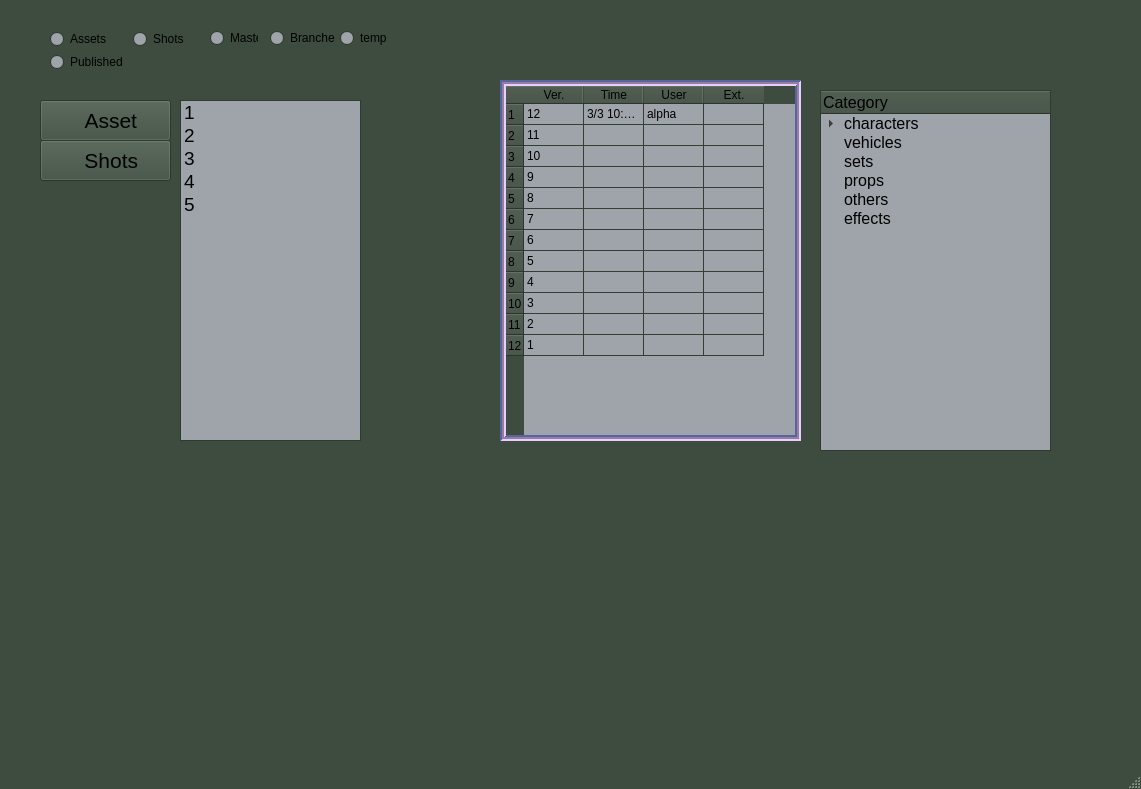
<?xml version="1.0" encoding="UTF-8"?>
<ui version="4.0">
 <class>MainWindow</class>
 <widget class="QMainWindow" name="MainWindow">
  <property name="geometry">
   <rect>
    <x>0</x>
    <y>0</y>
    <width>1141</width>
    <height>789</height>
   </rect>
  </property>
  <property name="palette">
   <palette>
    <active>
     <colorrole role="WindowText">
      <brush brushstyle="SolidPattern">
       <color alpha="255">
        <red>0</red>
        <green>0</green>
        <blue>0</blue>
       </color>
      </brush>
     </colorrole>
     <colorrole role="Button">
      <brush brushstyle="SolidPattern">
       <color alpha="255">
        <red>61</red>
        <green>76</green>
        <blue>63</blue>
       </color>
      </brush>
     </colorrole>
     <colorrole role="Light">
      <brush brushstyle="SolidPattern">
       <color alpha="255">
        <red>232</red>
        <green>205</green>
        <blue>255</blue>
       </color>
      </brush>
     </colorrole>
     <colorrole role="Midlight">
      <brush brushstyle="SolidPattern">
       <color alpha="255">
        <red>95</red>
        <green>134</green>
        <blue>135</blue>
       </color>
      </brush>
     </colorrole>
     <colorrole role="Dark">
      <brush brushstyle="SolidPattern">
       <color alpha="255">
        <red>85</red>
        <green>101</green>
        <blue>160</blue>
       </color>
      </brush>
     </colorrole>
     <colorrole role="Mid">
      <brush brushstyle="SolidPattern">
       <color alpha="255">
        <red>151</red>
        <green>125</green>
        <blue>160</blue>
       </color>
      </brush>
     </colorrole>
     <colorrole role="Text">
      <brush brushstyle="SolidPattern">
       <color alpha="255">
        <red>0</red>
        <green>0</green>
        <blue>0</blue>
       </color>
      </brush>
     </colorrole>
     <colorrole role="ButtonText">
      <brush brushstyle="SolidPattern">
       <color alpha="255">
        <red>0</red>
        <green>0</green>
        <blue>0</blue>
       </color>
      </brush>
     </colorrole>
     <colorrole role="Base">
      <brush brushstyle="SolidPattern">
       <color alpha="255">
        <red>158</red>
        <green>164</green>
        <blue>170</blue>
       </color>
      </brush>
     </colorrole>
     <colorrole role="Window">
      <brush brushstyle="SolidPattern">
       <color alpha="255">
        <red>61</red>
        <green>76</green>
        <blue>63</blue>
       </color>
      </brush>
     </colorrole>
    </active>
    <inactive>
     <colorrole role="WindowText">
      <brush brushstyle="SolidPattern">
       <color alpha="255">
        <red>0</red>
        <green>0</green>
        <blue>0</blue>
       </color>
      </brush>
     </colorrole>
     <colorrole role="Button">
      <brush brushstyle="SolidPattern">
       <color alpha="255">
        <red>61</red>
        <green>76</green>
        <blue>63</blue>
       </color>
      </brush>
     </colorrole>
     <colorrole role="Light">
      <brush brushstyle="SolidPattern">
       <color alpha="255">
        <red>232</red>
        <green>205</green>
        <blue>255</blue>
       </color>
      </brush>
     </colorrole>
     <colorrole role="Midlight">
      <brush brushstyle="SolidPattern">
       <color alpha="255">
        <red>159</red>
        <green>224</green>
        <blue>227</blue>
       </color>
      </brush>
     </colorrole>
     <colorrole role="Dark">
      <brush brushstyle="SolidPattern">
       <color alpha="255">
        <red>85</red>
        <green>101</green>
        <blue>160</blue>
       </color>
      </brush>
     </colorrole>
     <colorrole role="Mid">
      <brush brushstyle="SolidPattern">
       <color alpha="255">
        <red>151</red>
        <green>125</green>
        <blue>160</blue>
       </color>
      </brush>
     </colorrole>
     <colorrole role="Text">
      <brush brushstyle="SolidPattern">
       <color alpha="255">
        <red>0</red>
        <green>0</green>
        <blue>0</blue>
       </color>
      </brush>
     </colorrole>
     <colorrole role="ButtonText">
      <brush brushstyle="SolidPattern">
       <color alpha="255">
        <red>0</red>
        <green>0</green>
        <blue>0</blue>
       </color>
      </brush>
     </colorrole>
     <colorrole role="Base">
      <brush brushstyle="SolidPattern">
       <color alpha="255">
        <red>158</red>
        <green>164</green>
        <blue>170</blue>
       </color>
      </brush>
     </colorrole>
     <colorrole role="Window">
      <brush brushstyle="SolidPattern">
       <color alpha="255">
        <red>61</red>
        <green>76</green>
        <blue>63</blue>
       </color>
      </brush>
     </colorrole>
    </inactive>
    <disabled>
     <colorrole role="WindowText">
      <brush brushstyle="SolidPattern">
       <color alpha="255">
        <red>85</red>
        <green>101</green>
        <blue>160</blue>
       </color>
      </brush>
     </colorrole>
     <colorrole role="Button">
      <brush brushstyle="SolidPattern">
       <color alpha="255">
        <red>61</red>
        <green>76</green>
        <blue>63</blue>
       </color>
      </brush>
     </colorrole>
     <colorrole role="Light">
      <brush brushstyle="SolidPattern">
       <color alpha="255">
        <red>232</red>
        <green>205</green>
        <blue>255</blue>
       </color>
      </brush>
     </colorrole>
     <colorrole role="Midlight">
      <brush brushstyle="SolidPattern">
       <color alpha="255">
        <red>159</red>
        <green>224</green>
        <blue>227</blue>
       </color>
      </brush>
     </colorrole>
     <colorrole role="Dark">
      <brush brushstyle="SolidPattern">
       <color alpha="255">
        <red>85</red>
        <green>101</green>
        <blue>160</blue>
       </color>
      </brush>
     </colorrole>
     <colorrole role="Mid">
      <brush brushstyle="SolidPattern">
       <color alpha="255">
        <red>151</red>
        <green>125</green>
        <blue>160</blue>
       </color>
      </brush>
     </colorrole>
     <colorrole role="Text">
      <brush brushstyle="SolidPattern">
       <color alpha="255">
        <red>85</red>
        <green>101</green>
        <blue>160</blue>
       </color>
      </brush>
     </colorrole>
     <colorrole role="ButtonText">
      <brush brushstyle="SolidPattern">
       <color alpha="255">
        <red>85</red>
        <green>101</green>
        <blue>160</blue>
       </color>
      </brush>
     </colorrole>
     <colorrole role="Base">
      <brush brushstyle="SolidPattern">
       <color alpha="255">
        <red>255</red>
        <green>255</green>
        <blue>127</blue>
       </color>
      </brush>
     </colorrole>
     <colorrole role="Window">
      <brush brushstyle="SolidPattern">
       <color alpha="255">
        <red>61</red>
        <green>76</green>
        <blue>63</blue>
       </color>
      </brush>
     </colorrole>
    </disabled>
   </palette>
  </property>
  <property name="windowTitle">
   <string>MainWindow</string>
  </property>
  <widget class="QWidget" name="centralwidget">
   <widget class="QRadioButton" name="radioButton_Master">
    <property name="geometry">
     <rect>
      <x>210</x>
      <y>30</y>
      <width>48</width>
      <height>16</height>
     </rect>
    </property>
    <property name="text">
     <string>Master</string>
    </property>
   </widget>
   <widget class="QRadioButton" name="radioButton_branches">
    <property name="geometry">
     <rect>
      <x>270</x>
      <y>30</y>
      <width>65</width>
      <height>16</height>
     </rect>
    </property>
    <property name="text">
     <string>Branches</string>
    </property>
   </widget>
   <widget class="QRadioButton" name="radioButton_temp">
    <property name="geometry">
     <rect>
      <x>340</x>
      <y>30</y>
      <width>69</width>
      <height>16</height>
     </rect>
    </property>
    <property name="text">
     <string>temp</string>
    </property>
   </widget>
   <widget class="QTreeWidget" name="treeWidget">
    <property name="geometry">
     <rect>
      <x>820</x>
      <y>90</y>
      <width>231</width>
      <height>361</height>
     </rect>
    </property>
    <property name="font">
     <font>
      <family>Microsoft YaHei UI</family>
      <pointsize>12</pointsize>
     </font>
    </property>
    <column>
     <property name="text">
      <string>Category</string>
     </property>
    </column>
    <item>
     <property name="text">
      <string>characters</string>
     </property>
     <item>
      <property name="text">
       <string>anna</string>
      </property>
      <item>
       <property name="text">
        <string>concept</string>
       </property>
      </item>
      <item>
       <property name="text">
        <string>modeling</string>
       </property>
      </item>
      <item>
       <property name="text">
        <string>texture</string>
       </property>
      </item>
      <item>
       <property name="text">
        <string>rigging</string>
       </property>
      </item>
     </item>
     <item>
      <property name="text">
       <string>jack</string>
      </property>
     </item>
    </item>
    <item>
     <property name="text">
      <string>vehicles</string>
     </property>
    </item>
    <item>
     <property name="text">
      <string>sets</string>
     </property>
    </item>
    <item>
     <property name="text">
      <string>props</string>
     </property>
    </item>
    <item>
     <property name="text">
      <string>others</string>
     </property>
    </item>
    <item>
     <property name="text">
      <string>effects</string>
     </property>
    </item>
   </widget>
   <widget class="QWidget" name="formLayoutWidget">
    <property name="geometry">
     <rect>
      <x>50</x>
      <y>30</y>
      <width>141</width>
      <height>41</height>
     </rect>
    </property>
    <layout class="QFormLayout" name="formLayout">
     <property name="horizontalSpacing">
      <number>5</number>
     </property>
     <property name="verticalSpacing">
      <number>5</number>
     </property>
     <property name="leftMargin">
      <number>0</number>
     </property>
     <property name="bottomMargin">
      <number>0</number>
     </property>
     <item row="0" column="0">
      <widget class="QRadioButton" name="radioButton_assets">
       <property name="text">
        <string>Assets</string>
       </property>
      </widget>
     </item>
     <item row="0" column="1">
      <widget class="QRadioButton" name="radioButton_shots">
       <property name="text">
        <string>Shots</string>
       </property>
      </widget>
     </item>
     <item row="1" column="0">
      <widget class="QRadioButton" name="radioButton_published">
       <property name="text">
        <string>Published</string>
       </property>
      </widget>
     </item>
    </layout>
   </widget>
   <widget class="QTableWidget" name="tableWidget">
    <property name="geometry">
     <rect>
      <x>500</x>
      <y>80</y>
      <width>301</width>
      <height>361</height>
     </rect>
    </property>
    <property name="frameShape">
     <enum>QFrame::Box</enum>
    </property>
    <property name="lineWidth">
     <number>2</number>
    </property>
    <property name="midLineWidth">
     <number>2</number>
    </property>
    <property name="autoScrollMargin">
     <number>16</number>
    </property>
    <attribute name="horizontalHeaderDefaultSectionSize">
     <number>60</number>
    </attribute>
    <attribute name="horizontalHeaderMinimumSectionSize">
     <number>2</number>
    </attribute>
    <attribute name="verticalHeaderDefaultSectionSize">
     <number>21</number>
    </attribute>
    <attribute name="verticalHeaderMinimumSectionSize">
     <number>14</number>
    </attribute>
    <row>
     <property name="text">
      <string>1</string>
     </property>
    </row>
    <row>
     <property name="text">
      <string>2</string>
     </property>
    </row>
    <row>
     <property name="text">
      <string>3</string>
     </property>
    </row>
    <row>
     <property name="text">
      <string>4</string>
     </property>
    </row>
    <row>
     <property name="text">
      <string>5</string>
     </property>
    </row>
    <row>
     <property name="text">
      <string>6</string>
     </property>
    </row>
    <row>
     <property name="text">
      <string>7</string>
     </property>
    </row>
    <row>
     <property name="text">
      <string>8</string>
     </property>
    </row>
    <row>
     <property name="text">
      <string>9</string>
     </property>
    </row>
    <row>
     <property name="text">
      <string>10</string>
     </property>
    </row>
    <row>
     <property name="text">
      <string>11</string>
     </property>
    </row>
    <row>
     <property name="text">
      <string>12</string>
     </property>
    </row>
    <column>
     <property name="text">
      <string>Ver.</string>
     </property>
    </column>
    <column>
     <property name="text">
      <string>Time</string>
     </property>
    </column>
    <column>
     <property name="text">
      <string>User</string>
     </property>
    </column>
    <column>
     <property name="text">
      <string>Ext.</string>
     </property>
    </column>
    <item row="0" column="0">
     <property name="text">
      <string>12</string>
     </property>
    </item>
    <item row="0" column="1">
     <property name="text">
      <string>3/3 10:00 am</string>
     </property>
    </item>
    <item row="0" column="2">
     <property name="text">
      <string>alpha</string>
     </property>
    </item>
    <item row="0" column="3">
     <property name="font">
      <font>
       <pointsize>7</pointsize>
      </font>
     </property>
    </item>
    <item row="1" column="0">
     <property name="text">
      <string>11</string>
     </property>
    </item>
    <item row="2" column="0">
     <property name="text">
      <string>10</string>
     </property>
    </item>
    <item row="3" column="0">
     <property name="text">
      <string>9</string>
     </property>
    </item>
    <item row="4" column="0">
     <property name="text">
      <string>8</string>
     </property>
    </item>
    <item row="5" column="0">
     <property name="text">
      <string>7</string>
     </property>
    </item>
    <item row="6" column="0">
     <property name="text">
      <string>6</string>
     </property>
    </item>
    <item row="7" column="0">
     <property name="text">
      <string>5</string>
     </property>
    </item>
    <item row="8" column="0">
     <property name="text">
      <string>4</string>
     </property>
    </item>
    <item row="9" column="0">
     <property name="text">
      <string>3</string>
     </property>
    </item>
    <item row="10" column="0">
     <property name="text">
      <string>2</string>
     </property>
    </item>
    <item row="11" column="0">
     <property name="text">
      <string>1</string>
     </property>
    </item>
   </widget>
   <widget class="QPushButton" name="pushButton">
    <property name="geometry">
     <rect>
      <x>40</x>
      <y>100</y>
      <width>131</width>
      <height>41</height>
     </rect>
    </property>
    <property name="palette">
     <palette>
      <active>
       <colorrole role="Button">
        <brush brushstyle="SolidPattern">
         <color alpha="255">
          <red>61</red>
          <green>76</green>
          <blue>63</blue>
         </color>
        </brush>
       </colorrole>
       <colorrole role="Shadow">
        <brush brushstyle="SolidPattern">
         <color alpha="255">
          <red>61</red>
          <green>76</green>
          <blue>63</blue>
         </color>
        </brush>
       </colorrole>
      </active>
      <inactive>
       <colorrole role="Button">
        <brush brushstyle="SolidPattern">
         <color alpha="255">
          <red>61</red>
          <green>76</green>
          <blue>63</blue>
         </color>
        </brush>
       </colorrole>
       <colorrole role="Shadow">
        <brush brushstyle="SolidPattern">
         <color alpha="255">
          <red>61</red>
          <green>76</green>
          <blue>63</blue>
         </color>
        </brush>
       </colorrole>
      </inactive>
      <disabled>
       <colorrole role="Button">
        <brush brushstyle="SolidPattern">
         <color alpha="255">
          <red>61</red>
          <green>76</green>
          <blue>63</blue>
         </color>
        </brush>
       </colorrole>
       <colorrole role="Shadow">
        <brush brushstyle="SolidPattern">
         <color alpha="255">
          <red>61</red>
          <green>76</green>
          <blue>63</blue>
         </color>
        </brush>
       </colorrole>
      </disabled>
     </palette>
    </property>
    <property name="font">
     <font>
      <family>Arial</family>
      <pointsize>16</pointsize>
     </font>
    </property>
    <property name="acceptDrops">
     <bool>false</bool>
    </property>
    <property name="autoFillBackground">
     <bool>false</bool>
    </property>
    <property name="inputMethodHints">
     <set>Qt::ImhNone</set>
    </property>
    <property name="text">
     <string>  Asset</string>
    </property>
    <property name="icon">
     <iconset>
      <normaloff>icons/number_1.png</normaloff>icons/number_1.png</iconset>
    </property>
    <property name="iconSize">
     <size>
      <width>24</width>
      <height>24</height>
     </size>
    </property>
   </widget>
   <widget class="QPushButton" name="pushButton_2">
    <property name="geometry">
     <rect>
      <x>40</x>
      <y>140</y>
      <width>131</width>
      <height>41</height>
     </rect>
    </property>
    <property name="palette">
     <palette>
      <active>
       <colorrole role="Button">
        <brush brushstyle="SolidPattern">
         <color alpha="255">
          <red>61</red>
          <green>76</green>
          <blue>63</blue>
         </color>
        </brush>
       </colorrole>
       <colorrole role="Shadow">
        <brush brushstyle="SolidPattern">
         <color alpha="255">
          <red>61</red>
          <green>76</green>
          <blue>63</blue>
         </color>
        </brush>
       </colorrole>
      </active>
      <inactive>
       <colorrole role="Button">
        <brush brushstyle="SolidPattern">
         <color alpha="255">
          <red>61</red>
          <green>76</green>
          <blue>63</blue>
         </color>
        </brush>
       </colorrole>
       <colorrole role="Shadow">
        <brush brushstyle="SolidPattern">
         <color alpha="255">
          <red>61</red>
          <green>76</green>
          <blue>63</blue>
         </color>
        </brush>
       </colorrole>
      </inactive>
      <disabled>
       <colorrole role="Button">
        <brush brushstyle="SolidPattern">
         <color alpha="255">
          <red>61</red>
          <green>76</green>
          <blue>63</blue>
         </color>
        </brush>
       </colorrole>
       <colorrole role="Shadow">
        <brush brushstyle="SolidPattern">
         <color alpha="255">
          <red>61</red>
          <green>76</green>
          <blue>63</blue>
         </color>
        </brush>
       </colorrole>
      </disabled>
     </palette>
    </property>
    <property name="font">
     <font>
      <family>Arial</family>
      <pointsize>16</pointsize>
     </font>
    </property>
    <property name="acceptDrops">
     <bool>false</bool>
    </property>
    <property name="autoFillBackground">
     <bool>false</bool>
    </property>
    <property name="inputMethodHints">
     <set>Qt::ImhNone</set>
    </property>
    <property name="text">
     <string>  Shots</string>
    </property>
    <property name="icon">
     <iconset>
      <normaloff>icons/number_1.png</normaloff>icons/number_1.png</iconset>
    </property>
    <property name="iconSize">
     <size>
      <width>24</width>
      <height>24</height>
     </size>
    </property>
   </widget>
   <widget class="QListWidget" name="listWidget">
    <property name="geometry">
     <rect>
      <x>180</x>
      <y>100</y>
      <width>181</width>
      <height>341</height>
     </rect>
    </property>
    <property name="font">
     <font>
      <pointsize>14</pointsize>
     </font>
    </property>
    <property name="inputMethodHints">
     <set>Qt::ImhNone</set>
    </property>
    <property name="lineWidth">
     <number>2</number>
    </property>
    <property name="midLineWidth">
     <number>1</number>
    </property>
    <property name="viewMode">
     <enum>QListView::ListMode</enum>
    </property>
    <item>
     <property name="text">
      <string>1</string>
     </property>
    </item>
    <item>
     <property name="text">
      <string>2</string>
     </property>
    </item>
    <item>
     <property name="text">
      <string>3</string>
     </property>
    </item>
    <item>
     <property name="text">
      <string>4</string>
     </property>
    </item>
    <item>
     <property name="text">
      <string>5</string>
     </property>
    </item>
   </widget>
  </widget>
  <widget class="QMenuBar" name="menubar">
   <property name="geometry">
    <rect>
     <x>0</x>
     <y>0</y>
     <width>1141</width>
     <height>18</height>
    </rect>
   </property>
  </widget>
  <widget class="QStatusBar" name="statusbar"/>
 </widget>
 <resources/>
 <connections/>
</ui>
